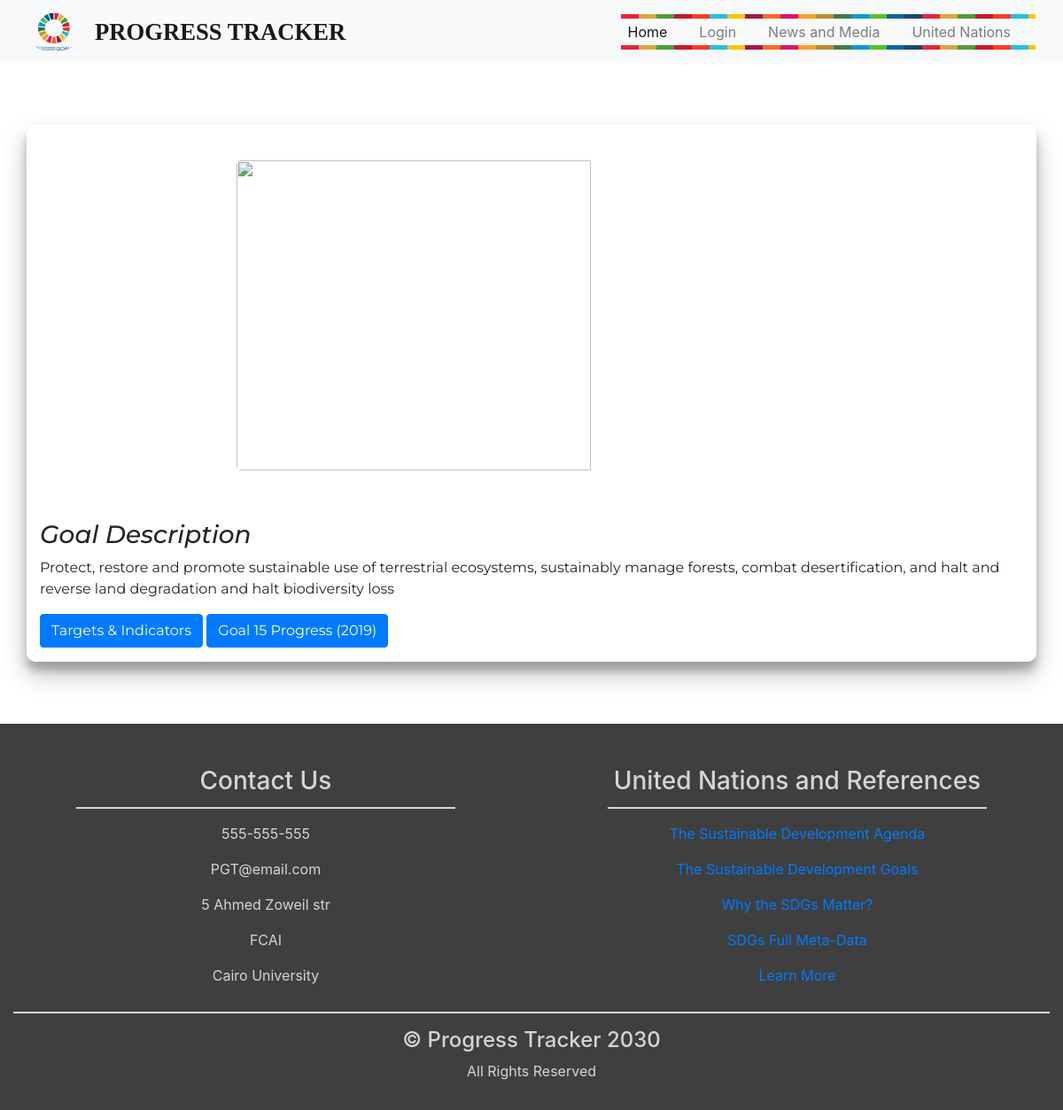
The page /index.php/GoalsController/goal15 on the database its author committed.
### tables this page shows
CREATE TABLE `website_information` (
  `element_id` int(11) NOT NULL,
  `element_type` varchar(255) NOT NULL,
  `element_content` varchar(1000) NOT NULL
);

### application/controllers/GoalsController.php (called while the page is built, shortened)
<?php
class GoalsController extends CI_Controller
{
    function __construct() {
        $this->load->model('websiteInfoModel');
    }
    function goal15()
    {
        $data['logo']=$this->websiteInfoModel->display_logo();
        $data['title']=$this->websiteInfoModel->display_title();
        $data['goal15']=$this->websiteInfoModel->display_goal15();
        $this->load->view('goal15', $data);
    }
}

### index.php (called while the page is built, shortened)
<?php
require_once BASEPATH.'core/CodeIgniter.php';

### application/models/websiteInfoModel.php (called while the page is built, shortened)
<?php
class websiteInfoModel extends CI_Model
{
    function display_logo()
    {
        $query2=$this->db->query("select * from website_information where element_type='logo' ");
        return $query2->result();
    }
    function display_title()
    {
        $query3=$this->db->query("select * from website_information where element_type='title' ");
        return $query3->result();
    }
    function display_goal15()
    {
        $query3=$this->db->query("select * from website_information where element_type='goal15' ");
        return $query3->result();
    }
}

### application/views/goal15.php (the view, shortened to what this page needs)
<!doctype html>
<html lang="en">
  <head>
        <link rel="stylesheet" href="<?php echo base_url(); ?>assets/sherif1.css"/>
        <link rel="stylesheet" href="https://maxcdn.bootstrapcdn.com/bootstrap/4.0.0/css/bootstrap.min.css"/>
    </head>
  <body >
        <nav class="navbar navbar-expand-md navbar-light bg-light sticky-top">
            <div class="container-fluid">
                <a class="navbar-brand" href="<?php echo base_url('index.php')?>"><img style="width: 60px;height: 45px;border-radius:45%;" src="<?php foreach ($logo as $l){ echo base_url(); ?>assets/public/<?php echo $l->element_content;}?>" height="50px"/></a>
                <a class="navbar-brand" href="<?php echo base_url('index.php')?>">
          <span class="Title" style="  font-size: 20pt;font-weight: bolder;font-family: Blippo, fantasy;"><?php foreach ($title as $t){ echo $t->element_content;}?></span>
        </a>
                <div class="collapse navbar-collapse" id="navbarResponsive">
                    <ul class="navbar-nav ml-auto">
                        <li class="nav-item">
                            <a class="nav-link active" href="<?php echo base_url('index.php')?>">Home</a>
                        </li>
                        <li class="nav-item">
                            <a class="nav-link" href="<?php echo base_url('index.php/LoginController/index')?>">Login</a>
                        </li>
                        <li class="nav-item">
              <a class="nav-link" target="_blank" href="https://sustainabledevelopment.un.org/news">News and Media</a>
            </li>
            <li class="nav-item">
              <a class="nav-link" target="_blank" href="https://www.un.org/sustainabledevelopment/sustainable-development-goals/">United Nations</a>
            </li>
                    </ul>
                </div>
            </div>
        </nav>
        <div class="container">
          <div class="goals">
            <img src="<?php echo base_url(); ?>assets/img/E_GIF_15.gif" style=width:60%;margin-left:20%;margin-top:40px;margin-bottom:40px;>
          </div>
          <p>
          <h3 style="font-style: italic;"> Goal Description</h3>
              <p><?php foreach ($goal15 as $g15){ echo $g15->element_content;}?></p>
            <a class="btn btn-primary" data-toggle="collapse" href="#collapseExample1" role="button" aria-expanded="false" aria-controls="collapseExample">
              Targets & Indicators
            </a>
            <a class="btn btn-primary" data-toggle="collapse" href="#collapseExample2" role="button" aria-expanded="false" aria-controls="collapseExample">
                Goal 15 Progress (2019)
            </a>
          </p>
        </div>
    <footer>
        <div class="container-fluid padding">
            <div class="row text-center">
                <div class="col-md-6">
                    <h3>Contact Us</h3>
                    <hr class="light">
                    <p>555-555-555</p>
                    <p>PGT@email.com</p>
                    <p>5 Ahmed Zoweil str</p>
                    <p>FCAI</p>
                    <p>Cairo University</p>
                </div>
                <div class="col-md-6">
                    <h3>United Nations and References</h3>
                    <hr class="light">
                    <p><a href="https://www.un.org/sustainabledevelopment/development-agenda/" target="_blank">The Sustainable Development Agenda</a></p>
                    <p><a href="https://www.sightsavers.org/policy-and-advocacy/global-goals/?gclid=Cj0KCQjw9tbzBRDVARIsAMBplx_aI9gi6gRAIlGTsnCH5JZwZyQIi42oz7iy-2NFnJIHYr1PvZWNT2QaAknfEALw_wcB" target="_blank">The Sustainable Development Goals</a></p>
                    <p><a href="https://www.un.org/en/card/40830" target="_blank">Why the SDGs Matter?</a></p>
                    <p><a href="https://unstats.un.org/sdgs/metadata/" target="_blank">SDGs Full Meta-Data</a></p>
                    <p><a href="https://www.un.org/sustainabledevelopment/sustainable-development-goals/" target="_blank">Learn More</a></p>
                </div>
                <div class="col-12">
                    <hr class="light-100"/>
                    <h4>&copy; Progress Tracker 2030</h4>
                    <p>All Rights Reserved</p>
                </div>
            </div>
        </div>
    </footer>
    </body>
</html>

### assets/sherif1.css (style rules this page uses)
html, body { height: 100%; width: 100%; font-family: "Poppins", sans-serif; color: #222; }
.navbar-nav li { padding-right: 20px; }
.padding { padding-bottom: 3rem; }
.navbar-brand img { width: 60px; height: 60px; border-radius:45%; }
footer { background-color: #3f3f3f; color: #d5d5d5; padding-top: 2rem; }
hr.light { border-top: 2px solid #d5d5d5; width: 75%; margin-top: 0.8rem; margin-bottom: 1rem; }
hr.light-100 { border-top: 2px solid #d5d5d5; width: 100%; margin-top: 0.8rem; margin-bottom: 1rem; }
.container { font-family: 'Montserrat', sans-serif; background-color: #fff; border-radius: 10px; box-shadow: 0 14px 28px rgba(0,0,0,0.25), 0 10px 10px rgba(0,0,0,0.22); position: relative; overflow: hidden; width: 768px; max-width: 80%; min-height: 580px; margin: 70px; }
.goals { width: 100%; }
.goals img { border-radius: 5px; margin-top: 10px; margin-bottom: 10px; height: 350px; }
.navbar-nav { position: relative; margin-top: 0px; }
.navbar-nav:before, .navbar-nav:after { content: ""; position: absolute; left: 0px; right: 0px; height: 5px; background-image: -webkit-linear-gradient( 0deg, rgb(229, 36, 59) 20px, rgb(221, 166, 58) 20px, rgb(221, 166, 58) 40px, rgb(76, 159, 56) 40px, rgb(76, 159, 56) 60px, rgb(197, 25, 45) 60px, rgb(197, 25, 45) 80px, rgb(255, 58, 33) 80px, rgb(255, 58, 33) 100px, rgb(38, 189, 226) 100px, rgb(38, 189, 226) 120px, rgb(252, 195, 11) 120px, rgb(252, 195, 11) 140px, rgb(162, 25, 66) 140px, rgb(162, 25, 66) 160px, rgb(253, 105, 37) 160px, rgb(253, 105, 37) 180px, rgb(221, 19, 103) 180px, rgb(221, 19, 103) 200px, rgb(253, 157, 36) 200px, rgb(253, 157, 36) 220px, rgb(191, 139, 46) 220px, rgb(191, 139, 46) 240px, rgb(63, 126, 68) 240px, rgb(63, 126, 68) 260px, rgb(10, 151, 217) 260px, rgb(10, 151, 217) 280px, rgb(86, 192, 43) 280px, rgb(86, 192, 43) 300px, rgb(0, 104, 157) 300px, rgb(0, 104, 157) 320px, rgb(25, 72, 106) 320px, rgb(25, 72, 106) 340px ); background-size: 340px; }
.navbar-nav:after { bottom: 0px; }
.padding { padding-top: 1rem; padding-bottom: 1rem; }
.Title { font-size: 20pt; font-weight: bolder; font-family: Blippo, fantasy; }

### rows shown on the page
website_information: element_content (picture)
website_information: element_content "PROGRESS TRACKER"
website_information: element_content "Protect, restore and promote sustainable use of terrestrial ecosystems, sustainably manage forests, combat desertification, and halt and reverse land degradation and halt biodiversity loss"
